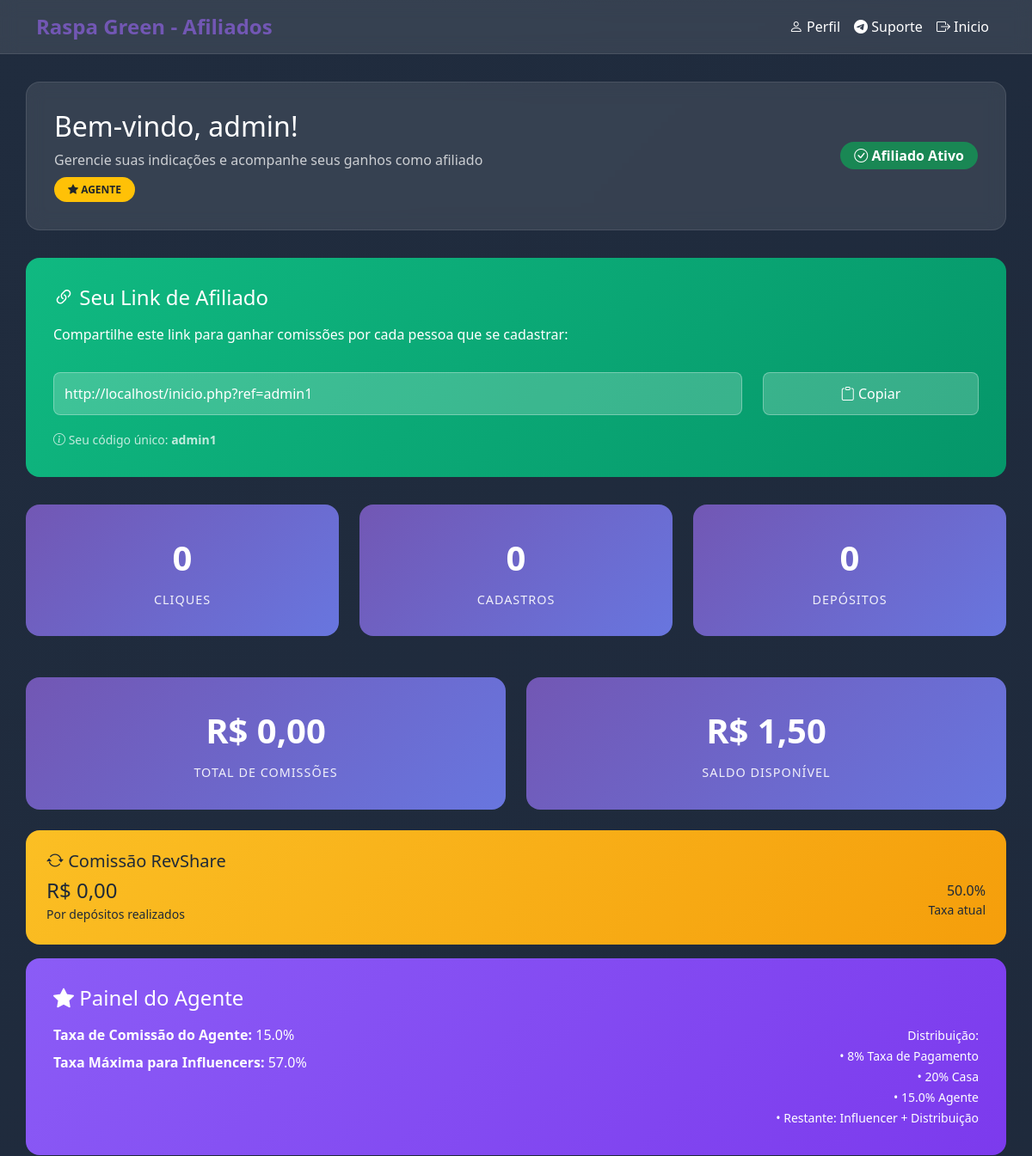
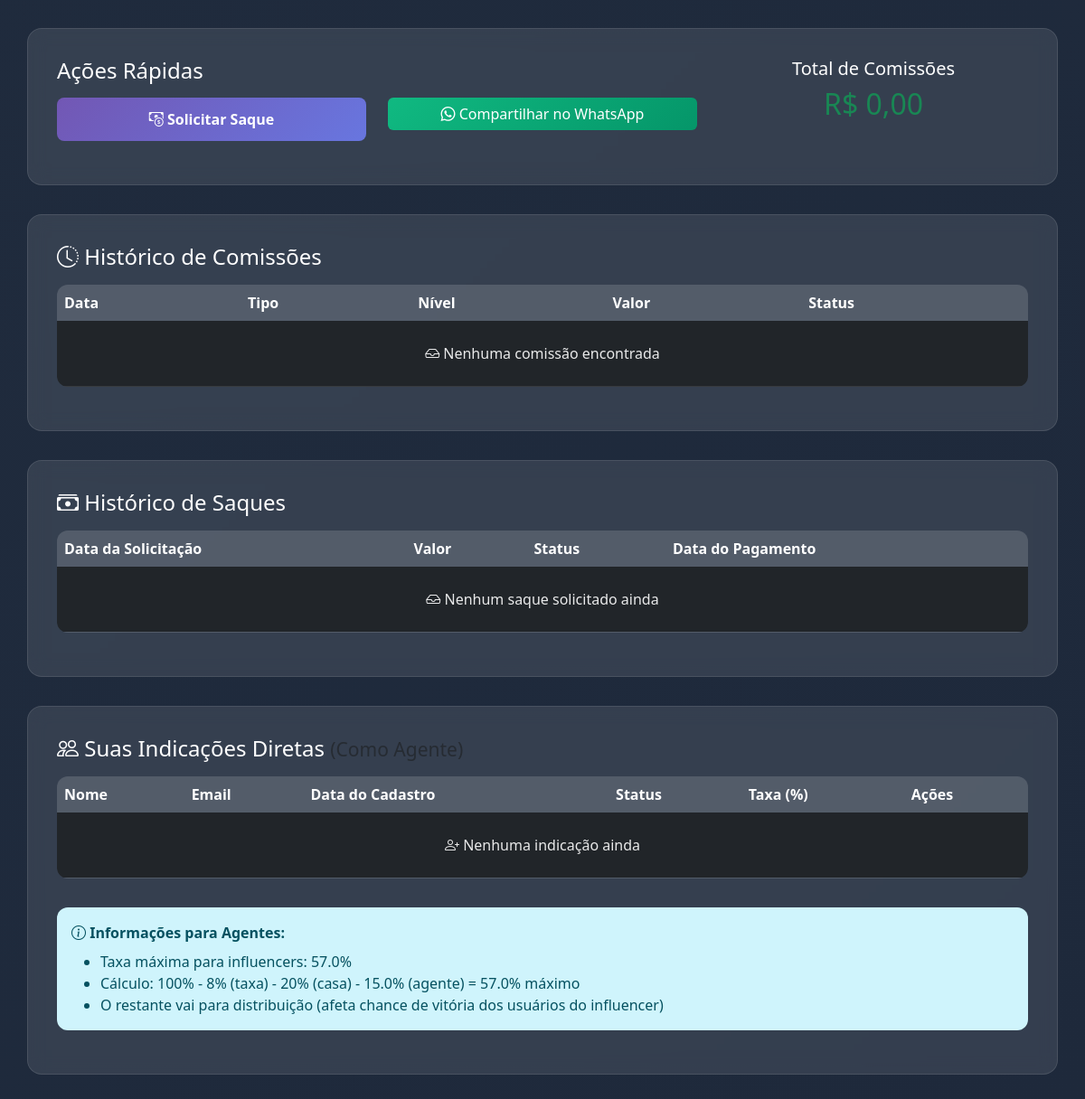
Screenshot of /affiliate_dashboard.php (signed in) with the database file from the repository (2 pictures, top to bottom).
### tables this page shows
CREATE TABLE `global_settings` (
  `id` int(11) NOT NULL,
  `setting_key` varchar(100) NOT NULL,
  `setting_value` text DEFAULT NULL,
  `description` text DEFAULT NULL,
  `updated_at` timestamp NULL DEFAULT current_timestamp() ON UPDATE current_timestamp()
);

CREATE TABLE `users` (
  `id` int(11) NOT NULL,
  `name` varchar(100) DEFAULT NULL,
  `email` varchar(100) DEFAULT NULL,
  `password` varchar(255) DEFAULT NULL,
  `two_factor_secret` varchar(255) DEFAULT NULL,
  `balance` decimal(10,2) DEFAULT 10.00,
  `created_at` timestamp NULL DEFAULT current_timestamp(),
  `is_admin` tinyint(1) DEFAULT 0,
  `referrer_id` int(11) DEFAULT NULL,
  `affiliate_status` tinyint(1) DEFAULT 0,
  `affiliate_balance` decimal(10,2) DEFAULT 0.00,
  `is_agent` tinyint(1) DEFAULT 0,
  `influence_mode_enabled` tinyint(1) DEFAULT 0,
  `telefone` varchar(15) NOT NULL DEFAULT '',
  `bonus_balance` decimal(10,2) DEFAULT 0.00,
  `bonus_rollover_required` decimal(10,2) DEFAULT 0.00,
  `bonus_rollover_completed` decimal(10,2) DEFAULT 0.00
);

CREATE TABLE `affiliates` (
  `id` int(11) NOT NULL,
  `user_id` int(11) NOT NULL,
  `affiliate_code` varchar(255) NOT NULL,
  `cpa_commission_rate` decimal(5,2) DEFAULT 0.00,
  `revshare_commission_rate` decimal(5,2) DEFAULT 0.00,
  `cpa_commission_rate_admin` decimal(5,2) DEFAULT 0.00,
  `revshare_commission_rate_admin` decimal(5,2) DEFAULT 0.00,
  `allow_sub_affiliate_earnings` tinyint(1) DEFAULT 1,
  `fixed_commission_per_signup` decimal(10,2) DEFAULT 0.00,
  `is_active` tinyint(1) DEFAULT 1,
  `created_at` timestamp NULL DEFAULT current_timestamp(),
  `updated_at` timestamp NULL DEFAULT current_timestamp() ON UPDATE current_timestamp(),
  `agent_commission_rate` decimal(10,2) DEFAULT 15.00,
  `agent_id` int(11) DEFAULT NULL,
  `agent_defined_rate` decimal(10,2) DEFAULT NULL,
  `show_deductions` tinyint(1) NOT NULL DEFAULT 0 COMMENT 'Exibir descontos para o afiliado (0=oculto, 1=visível)'
);

### affiliate_dashboard.php (the view, shortened to what the rows shown need)
<?php
require_once 'includes/db.php';
require_once 'includes/affiliate_functions.php';
require_once 'includes/site_functions.php';
$suporte_tipo = 'telegram';
$telegram_usuario = 'Suportefun777';
$whatsapp_numero = '';
$suporte_query = $conn->prepare("SELECT chave, valor FROM configuracoes WHERE chave IN ('suporte_tipo', 'suporte_telegram_usuario', 'suporte_whatsapp_numero')");
$suporte_query->execute();
$suporte_result = $suporte_query->get_result();
while ($suporte_row = $suporte_result->fetch_assoc()) {
    switch ($suporte_row['chave']) {
        case 'suporte_tipo':
            $suporte_tipo = $suporte_row['valor'];
            break;
        case 'suporte_telegram_usuario':
            $telegram_usuario = $suporte_row['valor'];
            break;
        case 'suporte_whatsapp_numero':
            $whatsapp_numero = $suporte_row['valor'];
            break;
    }
}
$suporte_url = '';
if ($suporte_tipo === 'telegram') {
    $suporte_url = 'https://t.me/' . $telegram_usuario;
} else {
    $whatsapp_numero_limpo = preg_replace('/\D/', '', $whatsapp_numero );
    $suporte_url = 'https://api.whatsapp.com/send/?phone=' . $whatsapp_numero_limpo . '&text&type=phone_number&app_absent=0';
}
$user_id = $_SESSION['usuario_id'];
$stmt = $conn->prepare("SELECT name, email, affiliate_status, affiliate_balance, is_agent FROM users WHERE id = ?");
$stmt->bind_param("i", $user_id);
$stmt->execute();
$user = $stmt->get_result()->fetch_assoc();
$stmt = $conn->prepare("SELECT a.affiliate_code FROM affiliates a WHERE a.user_id = ?");
$stmt->bind_param("i", $user_id);
$stmt->execute();
$result = $stmt->get_result();
$affiliate = $result->fetch_assoc();
$affiliate_code = $affiliate['affiliate_code'];
$is_agent = $user['is_agent'] == 1;
$stats = getAffiliateStats($conn, $user_id);
$stmt = $conn->prepare("SELECT * FROM affiliates WHERE user_id = ?");
$stmt->bind_param("i", $user_id);
$stmt->execute();
$affiliate_info = $stmt->get_result()->fetch_assoc();
$agent_commission_rate = null;
if ($is_agent) {
    $agent_commission_rate = $affiliate_info['agent_commission_rate'] ?? 15.00;
}
$affiliate_link = "http://" . $_SERVER['HTTP_HOST'] . "/inicio.php?ref=" . $affiliate_code;
?>
<!DOCTYPE html>
<html lang="pt-br">
<head>
    <link href="https://cdn.jsdelivr.net/npm/bootstrap@5.3.2/dist/css/bootstrap.min.css" rel="stylesheet">
    <link href="https://cdn.jsdelivr.net/npm/bootstrap-icons@1.11.1/font/bootstrap-icons.css" rel="stylesheet">
</head>
<body>
    <nav class="navbar navbar-expand-lg">
        <div class="container">
            <a class="navbar-brand" href="inicio.php">
                <i class="bi bi-coins"></i> <?php echo get_site_name(); ?> - Afiliados
            </a>
            <div class="navbar-nav ms-auto">
                <a class="nav-link text-white" href="perfil.php">
                </a>
                <a class="nav-link text-white" href="<?php echo htmlspecialchars($suporte_url); ?>" target="_blank">
</a>
                <a class="nav-link text-white" href="raspadinhas">
                </a>
            </div>
        </div>
    </nav>
    <div class="container main-container">
        <div class="dashboard-card fade-in">
            <div class="row align-items-center">
                <div class="col-md-8">
                    <h2 class="mb-2">Bem-vindo, <?php echo htmlspecialchars($user['name']); ?>!</h2>
                    <p class="mb-0 opacity-75">Gerencie suas indicações e acompanhe seus ganhos como afiliado</p>
                    <?php if ($is_agent): ?>
                        <div class="mt-2">
                            <span class="badge bg-warning text-dark">
                            </span>
                        </div>
                    <?php endif; ?>
                </div>
            </div>
        </div>
        <div class="affiliate-link-card fade-in">
            <div class="row align-items-center">
                <div class="col-md-9">
                    <input type="text" class="link-input" id="affiliateLink" value="<?php echo $affiliate_link; ?>" readonly>
                </div>
            </div>
            <small class="opacity-75">
                <i class="bi bi-info-circle"></i>
                Seu código único: <strong><?php echo $affiliate_code; ?></strong>
            </small>
        </div>
        <div class="row fade-in">
            <div class="col-md-4">
                <div class="stat-card">
                    <div class="stat-value"><?php echo number_format($stats['clicks']); ?></div>
                    <div class="stat-label">Cliques</div>
                </div>
            </div>
            <div class="col-md-4">
                <div class="stat-card">
                    <div class="stat-value"><?php echo number_format($stats['signups']); ?></div>
                    <div class="stat-label">Cadastros</div>
                </div>
            </div>
            <div class="col-md-4">
                <div class="stat-card">
                    <div class="stat-value"><?php echo number_format($stats['deposits']); ?></div>
                    <div class="stat-label">Depósitos</div>
                </div>
            </div>
        </div>
        <div class="row fade-in mt-4">
            <div class="<?php echo $stats['show_deductions'] ? 'col-md-4' : 'col-md-6'; ?>">
                <div class="stat-card bg-success">
                    <div class="stat-value">R$ <?php echo number_format($stats['total_commission'], 2, ',', '.'); ?></div>
                    <div class="stat-label">Total de Comissões</div>
                </div>
            </div>
        </div>
        <div class="row fade-in">
            <div class="col-md-12">
                <div class="commission-card">
                    <div class="d-flex justify-content-between align-items-center">
                        <div class="text-end">
                            <div class="h6 mb-0"><?php echo number_format($affiliate_info["revshare_commission_rate"], 1); ?>%</div>
                            <small>Taxa atual</small>
                        </div>
                    </div>
                </div>
            </div>
        </div>
        <?php if ($is_agent): ?>
        <div class="agent-card fade-in">
            <h4 class="mb-3">
                <i class="bi bi-star-fill"></i> Painel do Agente
            </h4>
            <div class="row">
                <div class="col-md-6">
                    <p class="mb-2"><strong>Taxa de Comissão do Agente:</strong> <?php echo number_format($agent_commission_rate, 1); ?>%</p>
                    <p class="mb-2"><strong>Taxa Máxima para Influencers:</strong> <?php echo number_format(100 - 8 - 20 - $agent_commission_rate, 1); ?>%</p>
                </div>
                <div class="col-md-6">
                    <div class="text-end">
                        <small>Distribuição:</small><br>
                        <small>• 8% Taxa de Pagamento</small><br>
                        <small>• 20% Casa</small><br>
                        <small>• <?php echo number_format($agent_commission_rate, 1); ?>% Agente</small><br>
                        <small>• Restante: Influencer + Distribuição</small>
                    </div>
                </div>
            </div>
        </div>
        <?php endif; ?>
        <div class="dashboard-card fade-in">
            <div class="table-responsive">
                <table class="table table-dark">
                    <thead>
                        <tr>
                            <th>Data</th>
                            <th>Tipo</th>
                            <th>Nível</th>
                            <th>Valor</th>
                            <th>Status</th>
                        </tr>
                    </thead>
                </table>
            </div>
        </div>
        <div class="dashboard-card fade-in">
            <div class="table-responsive">
                <table class="table table-dark">
                    <thead>
                        <tr>
                            <th>Data da Solicitação</th>
                            <th>Valor</th>
                            <th>Status</th>
                            <th>Data do Pagamento</th>
                        </tr>
                    </thead>
                </table>
            </div>
        </div>
        <div class="dashboard-card fade-in">
            <div class="table-responsive">
                <table class="table table-dark">
                    <thead>
                        <tr>
                            <th>Nome</th>
                            <th>Email</th>
                            <th>Data do Cadastro</th>
                            <?php if ($is_agent): ?>
                                <th>Status</th>
                                <th>Taxa (%)</th>
                                <th>Ações</th>
                            <?php endif; ?>
                        </tr>
                    </thead>
                </table>
            </div>
            <?php if ($is_agent): ?>
                <div class="mt-3">
                    <div class="alert alert-info">
                        <i class="bi bi-info-circle"></i>
                        <strong>Informações para Agentes:</strong>
                        <ul class="mb-0 mt-2">
                            <li>Taxa máxima para influencers: <?php echo number_format(100 - 8 - 20 - $agent_commission_rate, 1); ?>%</li>
                            <li>Cálculo: 100% - 8% (taxa) - 20% (casa) - <?php echo number_format($agent_commission_rate, 1); ?>% (agente) = <?php echo number_format(100 - 8 - 20 - $agent_commission_rate, 1); ?>% máximo</li>
                            <li>O restante vai para distribuição (afeta chance de vitória dos usuários do influencer)</li>
                        </ul>
                    </div>
                </div>
            <?php endif; ?>
        </div>
    </div>
</body>
</html>

### rows the page displays
global_settings: setting_value "Raspa Green"
users: name "admin"
affiliates: affiliate_code "http://localhost/inicio.php?ref=admin1", affiliate_code "admin1", show_deductions "0", show_deductions "0,00", revshare_commission_rate "50.0", agent_commission_rate "15.0", 100-8-20-$agent_commission_rate "57.0"

### other values shown
$stats['balance'] "1,50"
$stats["revshare_commission"] "0,00"
